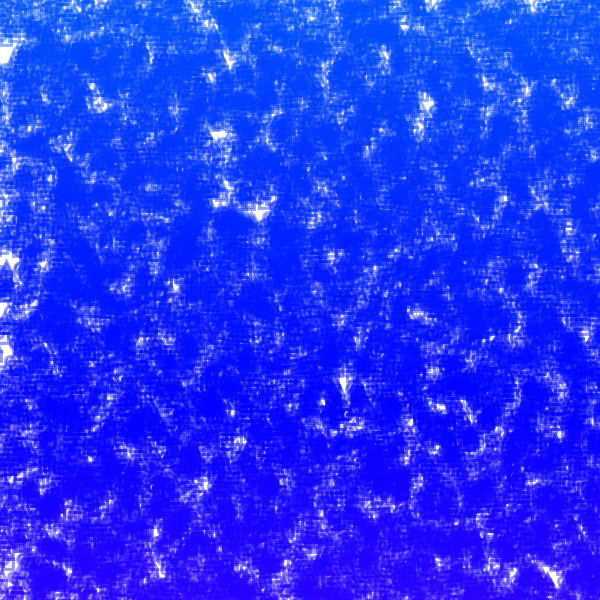
Frame 1 (no input)
Frame 60 (the mouse pressed at the canvas centre just before this capture): identical to frame 1, image omitted
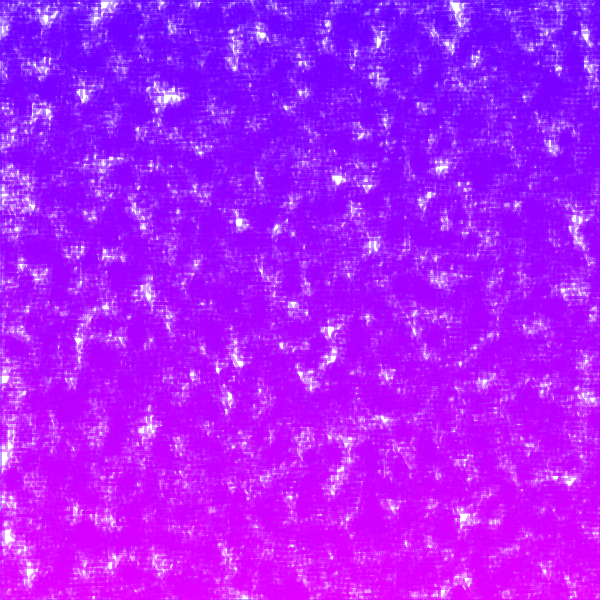
Frame 120 (the mouse held since frame 60 and released just before this capture)

The Processing sketch that drew these frames (run headless with seeded random() and noise(); from frame 60 on, the mouse is pressed at the canvas centre):

// Processing sketch: processing_101057
// ── processing_101057.pde

boolean walk = true;

float h;
boolean backDark = true;
int back = 255;

void setup()
{
  size (600, 600);
  colorMode(HSB);
  fill(back);
  noStroke();
  rect(0, 0, width, height);
  smooth ();
  strokeWeight (3);

  h = 155;

  noFill();

  walk = true;
  backDark = false;
}

void draw()
{
  if (walk)
  {
    fill(back);
    rect(0, 0, width, height);
    strokeWeight (3);

    //Update the Hue
    h = (h + 1) % 255;
    //stroke(h, 100);
    stroke(h, 255, 255, 100);
    fill(h, 255, 255, 20);

    float ry = 0;
    float rx = 0;

    beginShape();

    //Semi-Random Tiling of Squares, Circles & Triangles
    for (int k=0; k < 100; k++)
    {
      for (int i=0; i < 151; i++)
      {
        //noFill();
        rect(rx, ry, 10, 10);
        ellipse(rx, ry, 10, 10);
        triangle(rx, ry, rx + 10, ry, rx + 5, ry - 10);

        ry = 9 * k + random(-30, 30);
        rx = 6 * i + random(-40, 40);
      }

      //Update the Hue
      h = (h + .3) % 255;
      stroke(h, 255, 255, 100);
      fill(h, 255, 255, 20);
      //stroke(h, 100);
    }

    endShape();

    //----------------------------------------------------
    //----------------------------------------------------

    walk = false;
  }
}

// Use a keypress so thousands of files aren't created
void mousePressed() 
{
  if (!walk)
  {
    walk = true;
  }
}

//Switch Background Color from White to Black or Vice Versa 
void keyPressed()
{ 
  if (backDark)
  {
    back = 255;
    backDark = false;
  }
  else
  {
    back = 0;
    backDark = true;
  }
}
